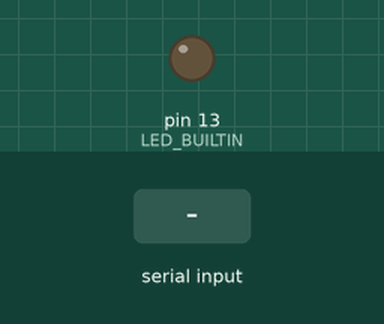
Bench run of a sketch on a simulated Arduino Uno, built with avr-gcc and run on an emulated ATmega328P. Shown: output pins drawn as LEDs (lit = HIGH). Inputs (shaded band) come from the test bench.

Above: at 1.2 s.
1.3 s: "A" received over Serial
At 1.9 s:
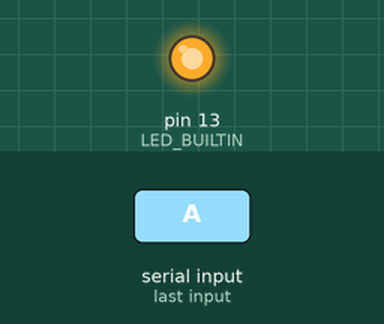
2.8 s: "B" received over Serial
At 3.1 s:
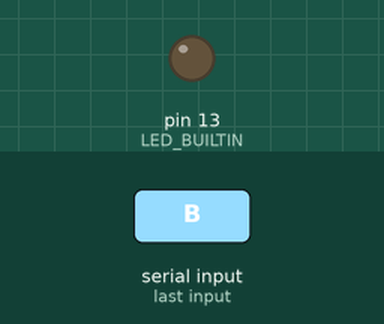
Timing chart, 0 to 5.8 s (numbered marks = the images above; inputs shaded):
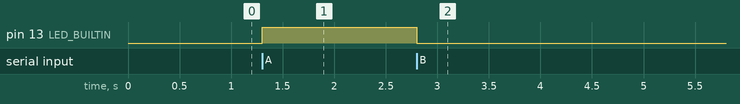

Measured:
- after the input at 1.3 s, pin 13 (LED_BUILTIN): LOW → HIGH at once
- after the input at 2.8 s, pin 13 (LED_BUILTIN): HIGH → LOW at once

The sketch:

blink_via_bluetooth.ino
```cpp
char command;

void setup() {
  Serial.begin(9600);
  pinMode(LED_BUILTIN, OUTPUT);
}

void loop() {
  if (Serial.available() > 0) {
    command = Serial.read();
    // Perform actions based on received command
    if (command == 'A') {
       digitalWrite(LED_BUILTIN, HIGH);
    } else if (command == 'B') {
      digitalWrite(LED_BUILTIN, LOW);
    }
    // Add more commands as needed
  }
}
```
